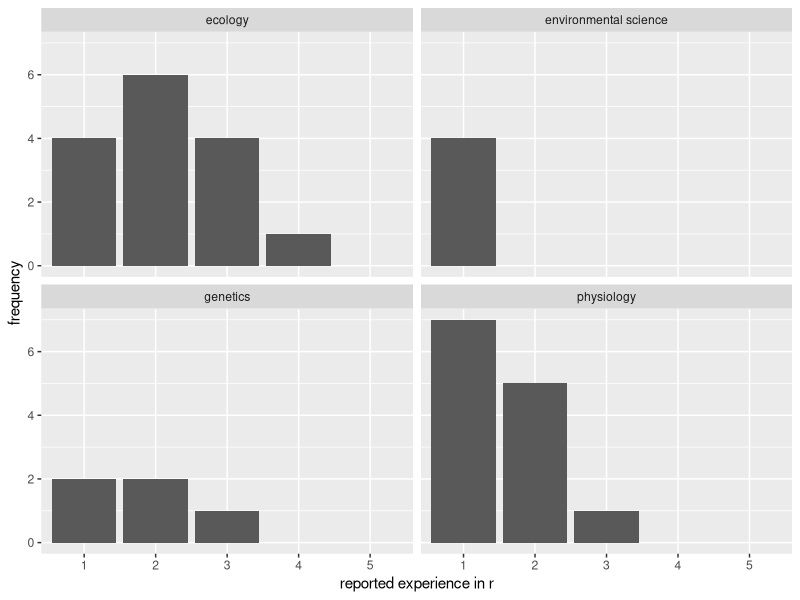
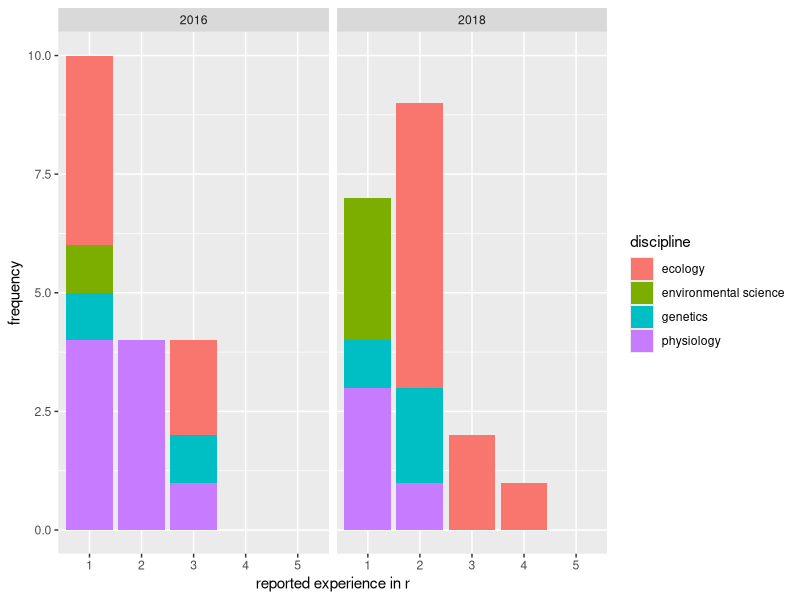

Generate these figures, in order, with R:
## ---- chunk 1
library(tidyverse)
#read in 2016
data.2016 <- read_csv("data/5081.survey.1.csv")
data.2016

#read in 2018
data.2018 <- read_csv("data/5081.survey.2.csv")
data.2018

#combine years
data <- bind_rows(data.2016, data.2018)
data
#write_csv(data, "data/data.combined.csv")

#play with wrangling
ecologists <- data %>%
  filter(discipline == "ecology") %>%
  select(-r.studio)
ecologists

#summary data
summary.data <- data %>%
  group_by(discipline) %>%
  count(research.data)
summary.data

summary.data <- data %>%
  group_by(year, discipline) %>%
  count(research.data)
summary.data
## ---- chunk 2
#plot by discipline but ignores year
ggplot(data, aes(as.character(r.experience))) +
  geom_histogram(stat = "count") +
  labs(x= "reported experience in r", y = "frequency") +
 facet_wrap(~discipline) + 
  scale_x_discrete(limits = c("1", "2", "3", "4", "5"))

#includes year
ggplot(data, aes(as.character(r.experience), fill = discipline)) +
  geom_histogram(stat = "count") +
  labs(x= "reported experience in r", y = "frequency") +
 facet_wrap(~year) + 
  scale_x_discrete(limits = c("1", "2", "3", "4", "5"))
  


